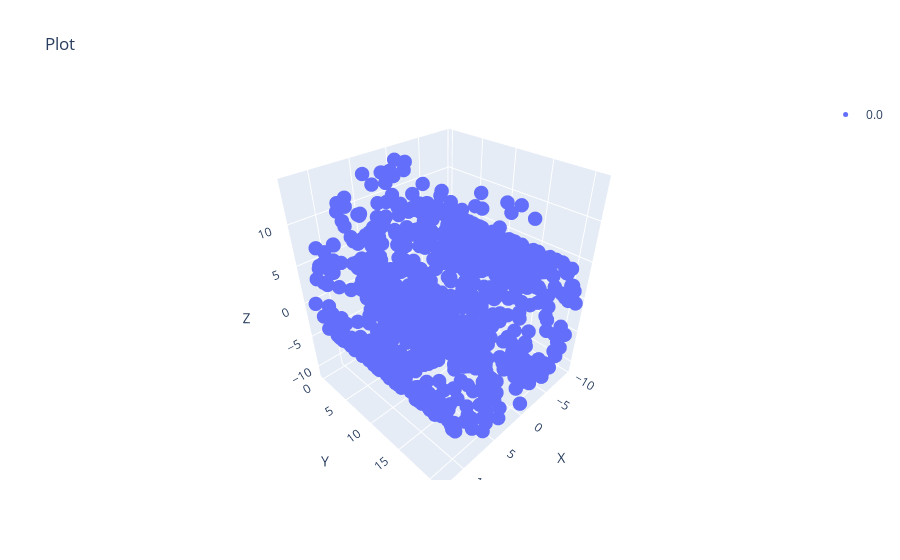

The code cell stored with this chart in its notebook:
### Code cell
scatter(data_dict0['data'], s=5)

### Figure 1 — Plotly figure (JSON) as saved in the notebook; plotly's stock layout.template omitted (floating-point values rounded to 4 significant figures; data arrays with more than 128 entries replaced by an {"elided": "..."} marker saying what was removed)
{"data": [{"marker": {"color": 0, "colorscale": [[0, "#440154"], [0.1111, "#482878"], [0.2222, "#3e4989"], [0.3333, "#31688e"], [0.4444, "#26828e"], [0.5556, "#1f9e89"], [0.6667, "#35b779"], [0.7778, "#6ece58"], [0.8889, "#b5de2b"], [1, "#fde725"]], "opacity": 1, "size": 5}, "mode": "markers", "name": "0.0", "type": "scatter3d", "x": {"elided": "1000 float values"}, "y": {"elided": "1000 float values"}, "z": {"elided": "1000 float values"}}], "layout": {"scene": {"xaxis": {"title": {"text": "X"}}, "yaxis": {"title": {"text": "Y"}}, "zaxis": {"title": {"text": "Z"}}}, "showlegend": true, "title": {"text": "Plot"}}}
